Frame 1 (no input): blank canvas, image omitted
Frame 60 (no input): blank canvas, image omitted
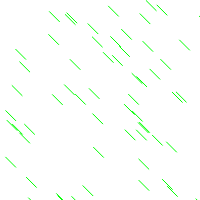
Frame 120 (the mouse pressed at the canvas centre since frame 60)

The p5.js sketch whose frames 1 and 60 were blank and that drew this single picture after the mouse press (run headless with seeded random() and noise() and a simulated clock; from frame 60 on, the mouse is pressed at the canvas centre):

// p5.js sketch
// ── sketch.js


function setup() {
  createCanvas(200,200);
  background(255);
}

function draw() {
  if (mouseIsPressed){
    stroke(0,255,0);
    let x = random(0,width);
    let y = random(0,height);
    line(x,y,x+10,y+10);
  }  
  if (keyIsPressed){
    stroke(255,0,0);
    let x = random(0,width);
    let y = random(0,height);
    line(x-10,y+10,x,y);
  
  }
}
